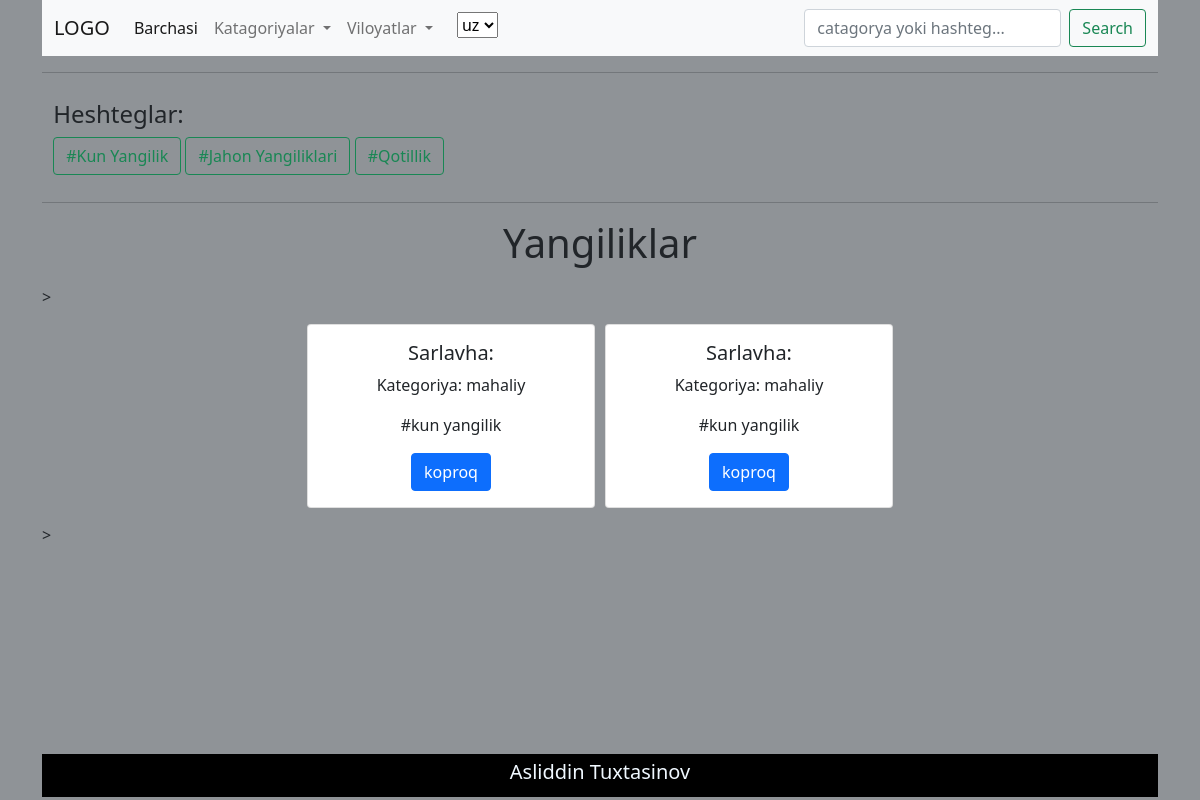
The app's page /, older data.
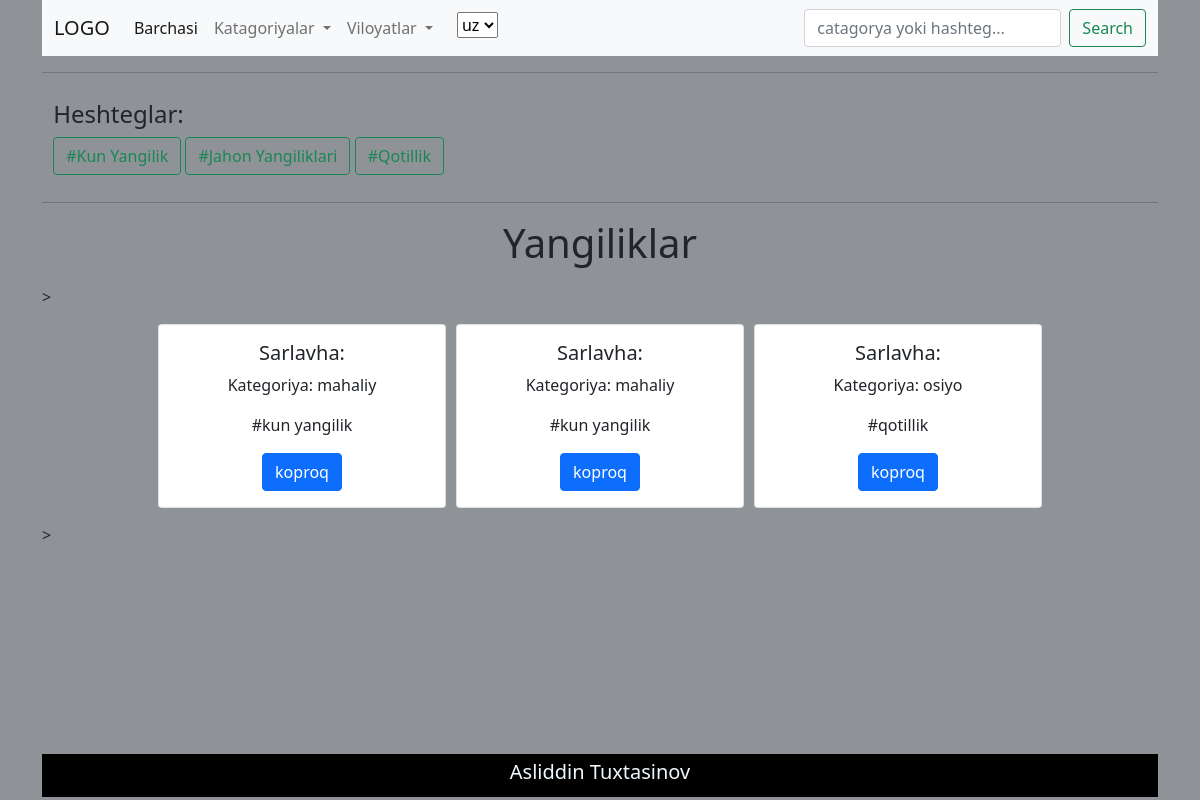
The same page, newer data.
### app/models.py (models this page shows, shortened)
class Hashtags(models.Model):
    name = models.CharField(max_length=255, blank=True, null=True)
    slug = models.SlugField(max_length=255, blank=True, null=True)
    class Meta:
        verbose_name_plural = 'Hashtags'
    def get_absolute_url(self):
        return reverse("hashtag", kwargs={"slug": self.slug}) # f'hashtag/{self.slug}'
    def __str__(self):
        return self.name

class Blog(TranslatableModel):
    translations = TranslatedFields(
        title       = models.CharField(max_length = 255, verbose_name = _('Title')),
        description = models.TextField(verbose_name = _('Description')))
    slug       = models.SlugField(max_length = 255, unique = True)
    created_at = models.DateTimeField(auto_now_add = True,)
    image      = models.ImageField(upload_to = 'blogimages')
    region     = models.ForeignKey(Regions, on_delete  = models.CASCADE,)
    category   = models.ForeignKey(Category, on_delete = models.CASCADE,)
    hashtag    = models.ForeignKey(Hashtags, on_delete = models.CASCADE)
    class Meta:
        verbose_name_plural = 'Blog'
    def get_absolute_url(self):
        return reverse("post", kwargs={"slug": self.slug}) # f'post/{self.slug}'

class Category(models.Model):
    name       = models.CharField(max_length=255, blank=True, null=True)
    slug       = models.SlugField(max_length=255, unique=True, blank=True, null=True)
    created_at = models.DateTimeField(auto_now_add=True)
    class Meta:
        verbose_name_plural = "Categories"
    def __str__(self):
        return self.name
    def get_absolute_url(self):
        return reverse("categories", kwargs={"slug": self.slug}) # f'categories/{self.slug}'

### app/views.py (the view)
# urls.py: path('', HomePageView.as_view(), name = "index" ),
class HomePageView(ListView):
    template_name = 'home.html'
    queryset = Blog.objects.all()
    context_object_name = 'post'
    def get_context_data(self, *args, **kwargs):
        context = super().get_context_data()
        context['category'] = Category.objects.all()
        context['regions']  = Regions.objects.all()
        context['hashtegs'] = Hashtags.objects.all()
        return context

### app/models.py (called while the page is built)
    def get_absolute_url(self):
        return reverse("regions", kwargs={"slug": self.slug})  # f'regions/{self.slug}'

### templates/home.html (shortened to what this page needs)
{% extends "nav-foot.html" %}
{% load i18n %}
{% load static %}
{% block content %}
<div class="container">
    <div class="row">
        <h1>{% trans 'Yangiliklar' %}</h1>
    </div>
</div>>
<div class="container">
    <div class="row">
        {% include 'detal.html' %}
    </div>
</div>>
{% endblock content %}

### templates/nav-foot.html (shortened to what this page needs)
{% load i18n %}
{% load static %}
<!DOCTYPE html>
<html lang="en">
<head>
    <link href="https://cdn.jsdelivr.net/npm/bootstrap@5.0.1/dist/css/bootstrap.min.css" rel="stylesheet">
    <link rel="stylesheet" href="{% static 'style/style.css' %}">
</head>
<body>
    <header>
        <div class="container">
            <nav class="navbar navbar-expand-lg navbar-light bg-light" id="nav">
                <div class="container-fluid">
                  <a class="navbar-brand" href="/">LOGO</a>
                    <div class="collapse navbar-collapse" id="navbarSupportedContent">
                        <ul class="navbar-nav me-auto mb-2 mb-lg-0">
                            <li class="nav-item">
                                <a class="nav-link active" aria-current="page" href="/">{% trans 'Barchasi' %}</a>
                            </li>
                            <li class="nav-item dropdown">
                                <a class="nav-link dropdown-toggle" href="#" id="navbarDropdown" role="button" data-bs-toggle="dropdown" aria-expanded="false">{% trans 'Katagoriyalar' %}
                                </a>
                            </li>
                            <li class="nav-item dropdown">
                                <a class="nav-link dropdown-toggle" href="#" id="navbarDropdown" role="button" data-bs-toggle="dropdown" aria-expanded="false">{% trans 'Viloyatlar' %}
                                </a>
                            </li>
                            <li class="dropdown-item">
                                <form action="{% url 'set_language' %}" method="post">{% csrf_token %}
                                    <select name="language" onchange="this.form.submit()">
                                        {% get_current_language as LANGUAGE_CODE %}
                                        {% get_available_languages as LANGUAGES %}
                                        {% get_language_info_list for LANGUAGES as languages %}
                                        {% for language in languages %}
                                            <option value="{{ language.code }}"{% if language.code == LANGUAGE_CODE %}
                                                    selected{% endif %}>
                                                {{ language.code }}
                                            </option>
                                        {% endfor %}
                                    </select>
                                </form>
                            </li>
                        </ul>
                        <form class="d-flex" method="GET" action="{% url 'search_post' %}">
                            <input class="form-control me-2" type="search" placeholder="{% trans 'catagorya yoki hashteg...' %}" aria-label="Search" name="q">
                            <button class="btn btn-outline-success" type="submit">Search</button>
                        </form>
                    </div>
                </div>
            </nav><hr>
            <div class="tegs" style="padding: 1%;">
                <h4>{% trans 'Heshteglar' %}:</h4>
                    <div class="texna">
                        {% for tag in hashtegs %}
                            <a href="{{tag.get_absolute_url}}"><button class="btn btn-outline-success">#{{tag.name|title}}</button></a>
                        {% endfor %}
                    </div>
            </div><hr>
        </div>
    </header>
    <main style="min-height: 535px;">
        <div class="container">
            {% block content %}{% endblock content %}
        </div>
    </main>
    <footer>
        <div class="container">
            <div class="foot" style="padding: 0.5%;">
                <h5>Asliddin Tuxtasinov</h5>
            </div>
        </div>
    </footer>
</body>
</html>

### templates/detal.html (shortened to what this page needs)
{% load i18n %}
{% load static %}
{% if post %}
    {% for post in post %}
        <div class="card" style="width: 18rem;">
            <div class="card-body">
            <h5 class="card-title">{% trans 'Sarlavha' %}: {{ post.title }}</h5>
            <p class="card-text">{% trans 'Kategoriya' %}: {{ post.category }}</p>
            <p class="card-text">#{{ post.hashtag }}</p>
            <a href="{{post.get_absolute_url}}" class="btn btn-primary">{% trans "koproq" %}</a>
            </div>
        </div>
    {% endfor %}
{% else %}
        <h1 aligin="center">{% trans "Hech narsa topilmadi" %}</h1>
{% endif %}

### static/style/style.css (style rules this page uses)
* { margin: 0; padding: 0; }
body { background-color: rgba(63, 70, 77, 0.582); }
main .container { margin: 10px auto; }
main .container .row { text-align: center; display: flex; justify-content: center; }
main .container .card { margin: 5px; }
footer .container .foot { text-align: center; font: bold; color: aliceblue; background-color: black; }

Row changes from the older to the newer data that the page shows:
added Blog: category "osiyo", hashtag "qotillik"
